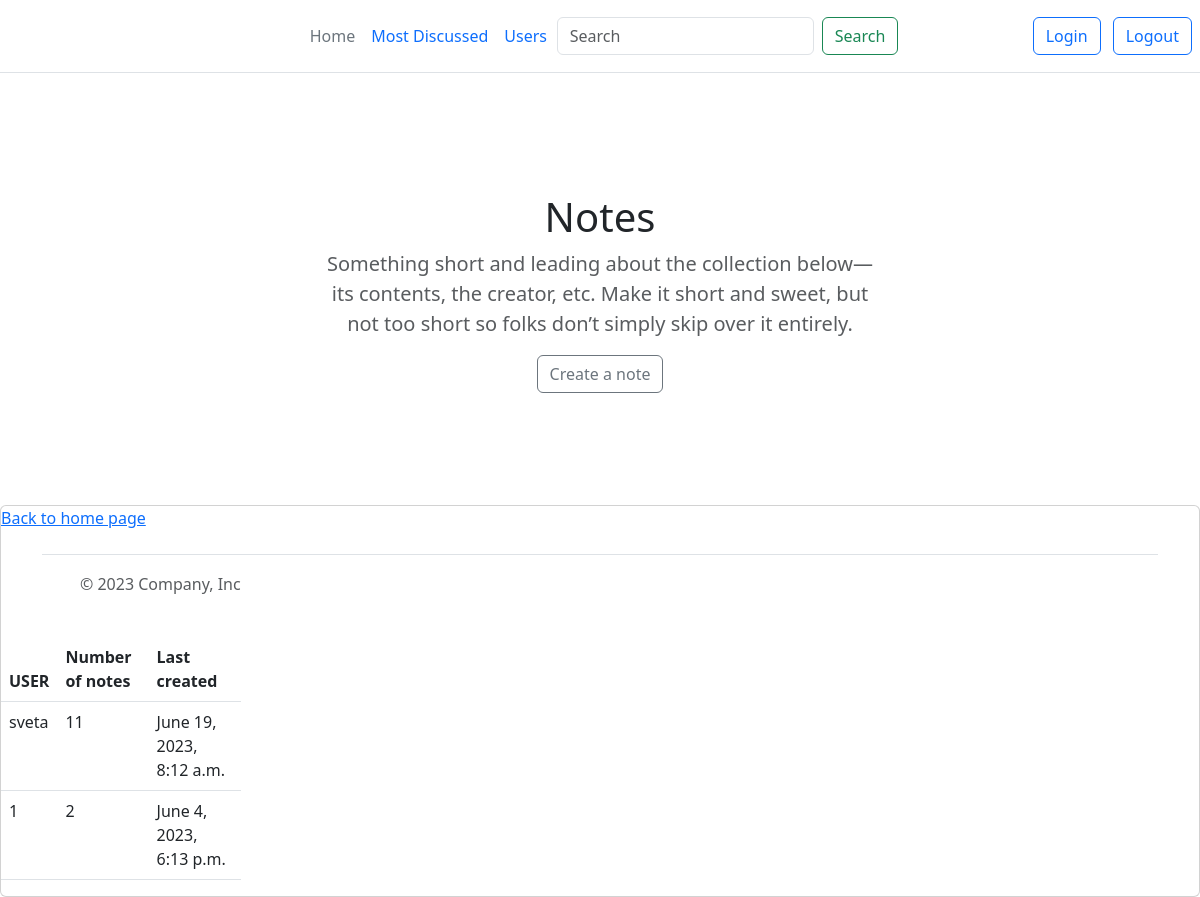
The app's page /users/ (signed in) with its own data.
### user/models.py (models this page shows)
class User(AbstractUser):
    phone = models.CharField(max_length=20, null=True)
    address = models.CharField(max_length=250, null=True)
    avatar = models.ImageField("Аватар пользователя", upload_to="C:/Project/Board1/Board1/media/",
                               default="C:/Project/Board1/Board1/media/unAuth.jpg", blank=True, null=True)
    class Meta:
        db_table = "user"

### todolist/cls_views.py (the view)
# urls.py: path('users/', cls_views.ListUser.as_view(), name="users"),
class ListUser(View):
    @staticmethod
    def get_queryset():
        qs = User.objects.annotate(posts_count=Count('posts')).annotate(last_post=Max('posts__created')).order_by('-posts_count', '-last_post')
        return qs
    def get(self, request):
        users = self.get_queryset()
        return render(request, "todolist/list_user.html", {"users": users})

### templates/todolist/list_user.html (shortened to what this page needs)
{% extends "todolist/base.html" %}
{% block content %}
    <div class="card">
         <table class="table" style="width: 20%">
          <thead>
            <tr>
              <th scope="col">USER</th>
              <th scope="col">Number of notes</th>
              <th scope="col">Last created</th>
            </tr>
          </thead>
          {% for user in users %}
                {% if user.posts_count %}
                    <tr>
                      <td> {{user.username}} </td>
                      <td> {{ user.posts_count }} </td>
                      <td> {{ user.last_post }} </td>
                    </tr>
                {% endif %}
          {% endfor %}
          <a href='/'> Back to home page</a>
    </div>
{% endblock %}

### records on screen
User: username "sveta", posts_count "11", last_post "June 19, 2023, 8:12 a.m."
User: username "1", posts_count "2", last_post "June 4, 2023, 6:13 p.m."
